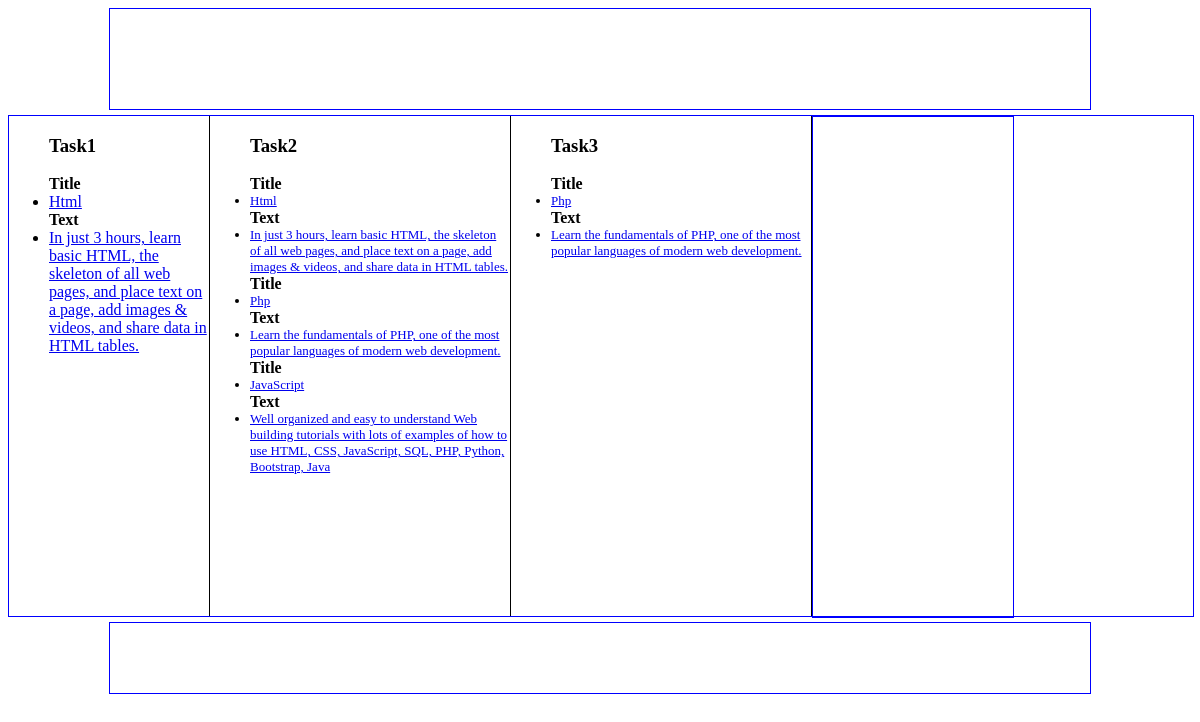
Before: /Homework_Work6/index.php with the older database file.
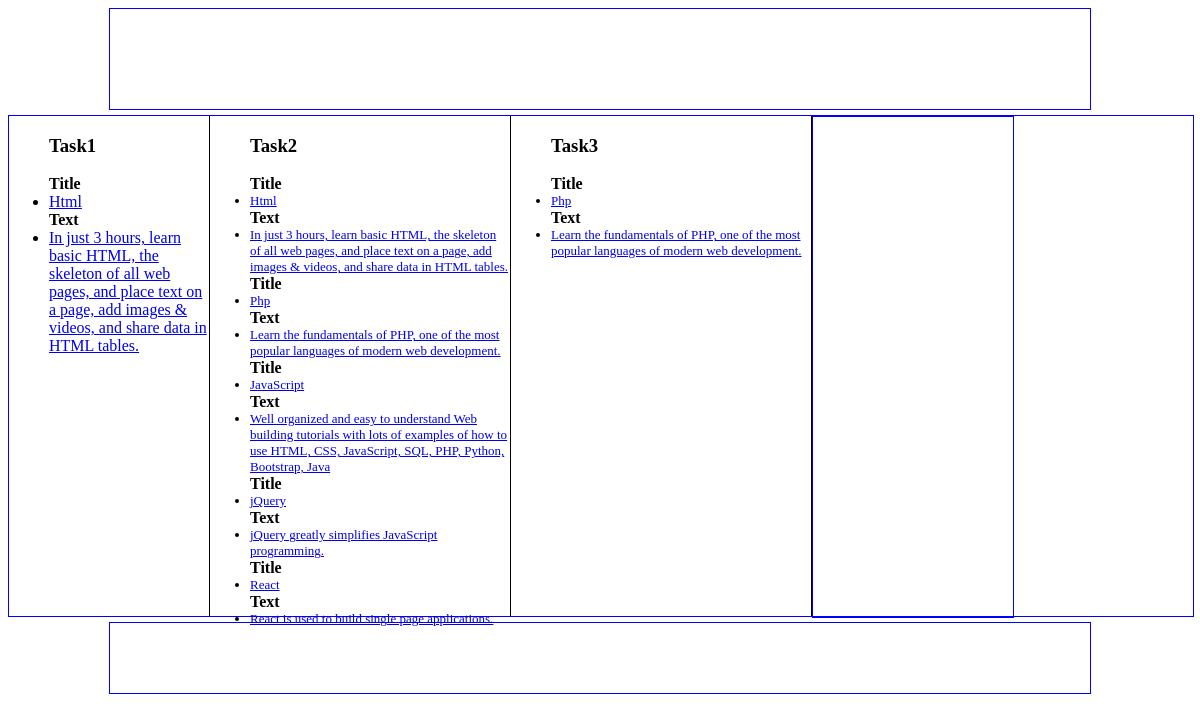
After: the same page with the newer database file.
### tables this page shows
CREATE TABLE `menu` (
  `id` int(6) UNSIGNED NOT NULL,
  `Title` varchar(50) NOT NULL,
  `Meta_k` varchar(200) NOT NULL,
  `Meta_d` varchar(200) NOT NULL,
  `Text` text NOT NULL
);

### Homework_Work6/blocks/body.php (the view, shortened to what this page needs)
<div class="body">
   <nav>
      <ul>
         <?php
         echo "<h3>Task1</h3>";
            $query = "SELECT * FROM menu Where id=1";
            $result = mysqli_query($connection, $query);
            echo "<b>Title</b>";
            while($row = mysqli_fetch_assoc($result)){
               echo "<li><a href='?cat=".$row["Title"]."'>".$row["Title"]."</a></li>";
               echo "<b>Text</b>";
               echo "<li><a href='?cat=".$row["Text"]."'>".$row["Text"]."</a></li>";
            }
         ?>
      </ul>
   </nav>
   <div class="nav2">
      <ul>
         <?php
         echo "<h3>Task2</h3>";
         $query2 = "SELECT * FROM menu";
         $result2 = mysqli_query($connection, $query2);
         while($row2 = mysqli_fetch_assoc($result2)){
            echo "<b><font size=3>Title</font></b>";
            echo "<font size=2><li><a href='?cat=".$row2["Title"]."'>".$row2["Title"]."</a></li></font>";
            echo "<b><font size=3>Text</font></b>";
            echo "<font size=2><li><a href='?cat=".$row2["Text"]."'>".$row2["Text"]."</a></li></font>";
         }
         ?>
      </ul>
   </div>
   <div class="nav3">
      <ul>
         <?php
         echo "<h3>Task3</h3>";
         $query = "SELECT * FROM menu where id=2";
         $result = mysqli_query($connection, $query);
         while($row = mysqli_fetch_assoc($result)){
            echo "<b><font size=3>Title</font></b>";
            echo "<font size=2><li><a href='?cat=".$row["Title"]."'>".$row["Title"]."</a></li></font>";
            echo "<b><font size=3>Text</font></b>";
            echo "<font size=2><li><a href='?cat=".$row["Text"]."'>".$row["Text"]."</a></li></font>";
         }
         ?>
      </ul>
   </div>
   <article>
   </article>
</div>

### Homework_Work6/index.php (shortened to what this page needs)
<?php
    include "blocks/dbconnect.php";
?>
<!DOCTYPE html>
<html lang="en">
<head>
    <link rel="stylesheet" href="style.css">
</head>
<body>
   <?php
        include "blocks/header.php";
        include "blocks/body.php";
        include "blocks/footer.php";
   ?>
</body>
</html>

### Homework_Work6/blocks/header.php
<header></header>

### Homework_Work6/blocks/footer.php
<footer></footer>

### Homework_Work6/style.css (style rules this page uses)
header, .body, footer { width: 980px; border: solid 1px blue; margin: 5px auto; }
header { height: 100px; }
.body { width: 100%; height: 500px; display: flex; }
footer { height: 70px; }
nav { width: 200px; height: 500px; border-right: 1px solid black; }
.nav2, .nav3 { width: 300px; height: 500px; border-right: solid 1px black; }
article { width: 200px; height: 500px; border: solid blue 1px; }

Changed rows visible on the page:
added menu: Title "jQuery", Text "jQuery greatly simplifies JavaScript programming.", shown under "Task2"
added menu: Title "React", Text "React is used to build single page applications.", shown under "Task2"
